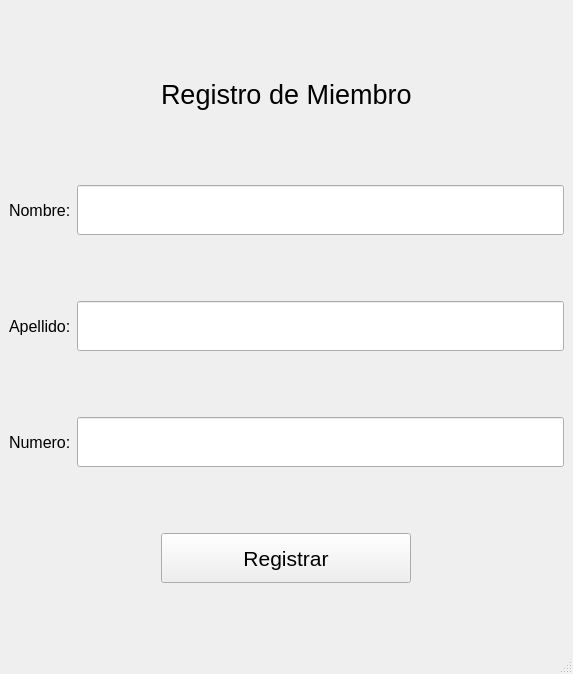
<?xml version="1.0" encoding="UTF-8"?>
<ui version="4.0">
 <class>MainWindow</class>
 <widget class="QMainWindow" name="MainWindow">
  <property name="geometry">
   <rect>
    <x>0</x>
    <y>0</y>
    <width>573</width>
    <height>674</height>
   </rect>
  </property>
  <property name="windowTitle">
   <string>MainWindow</string>
  </property>
  <property name="styleSheet">
   <string notr="true">.botonpagina{
color:#9F111B;
background-color:#292C37;
border:2px #292C37;
border-radius: 20px;
padding:5px
}

.botonpagina:hover{
color:white;
background-color:#9F111B;
}

.fondo{
background-color:#000000;
}

.lines{
background-color:#292C37;
color:white;
}

.labeles{
color:white;
}</string>
  </property>
  <property name="class" stdset="0">
   <string>fondo</string>
  </property>
  <widget class="QWidget" name="centralwidget">
   <layout class="QVBoxLayout" name="verticalLayout">
    <item alignment="Qt::AlignHCenter">
     <widget class="QLabel" name="label">
      <property name="maximumSize">
       <size>
        <width>16777215</width>
        <height>50</height>
       </size>
      </property>
      <property name="font">
       <font>
        <pointsize>20</pointsize>
       </font>
      </property>
      <property name="text">
       <string>Registro de Miembro</string>
      </property>
      <property name="class" stdset="0">
       <string>labeles</string>
      </property>
     </widget>
    </item>
    <item>
     <layout class="QHBoxLayout" name="horizontalLayout">
      <item>
       <widget class="QLabel" name="label_2">
        <property name="font">
         <font>
          <pointsize>12</pointsize>
         </font>
        </property>
        <property name="text">
         <string>Nombre:</string>
        </property>
        <property name="class" stdset="0">
         <string>labeles</string>
        </property>
       </widget>
      </item>
      <item>
       <widget class="QLineEdit" name="txtNombre">
        <property name="maximumSize">
         <size>
          <width>16777215</width>
          <height>50</height>
         </size>
        </property>
        <property name="class" stdset="0">
         <string>lines</string>
        </property>
       </widget>
      </item>
     </layout>
    </item>
    <item>
     <layout class="QHBoxLayout" name="horizontalLayout_2">
      <item>
       <widget class="QLabel" name="label_3">
        <property name="font">
         <font>
          <pointsize>12</pointsize>
         </font>
        </property>
        <property name="text">
         <string>Apellido:</string>
        </property>
        <property name="class" stdset="0">
         <string>labeles</string>
        </property>
       </widget>
      </item>
      <item>
       <widget class="QLineEdit" name="txtApellido">
        <property name="maximumSize">
         <size>
          <width>16777215</width>
          <height>50</height>
         </size>
        </property>
        <property name="class" stdset="0">
         <string>lines</string>
        </property>
       </widget>
      </item>
     </layout>
    </item>
    <item>
     <layout class="QHBoxLayout" name="horizontalLayout_3">
      <item>
       <widget class="QLabel" name="label_4">
        <property name="font">
         <font>
          <pointsize>12</pointsize>
         </font>
        </property>
        <property name="text">
         <string>Numero:</string>
        </property>
        <property name="class" stdset="0">
         <string>labeles</string>
        </property>
       </widget>
      </item>
      <item>
       <widget class="QLineEdit" name="txtNumber">
        <property name="maximumSize">
         <size>
          <width>16777215</width>
          <height>50</height>
         </size>
        </property>
        <property name="class" stdset="0">
         <string>lines</string>
        </property>
       </widget>
      </item>
     </layout>
    </item>
    <item alignment="Qt::AlignHCenter">
     <widget class="QPushButton" name="btn_addm">
      <property name="minimumSize">
       <size>
        <width>250</width>
        <height>0</height>
       </size>
      </property>
      <property name="maximumSize">
       <size>
        <width>250</width>
        <height>50</height>
       </size>
      </property>
      <property name="font">
       <font>
        <pointsize>16</pointsize>
       </font>
      </property>
      <property name="text">
       <string>Registrar</string>
      </property>
      <property name="class" stdset="0">
       <string>botonpagina</string>
      </property>
     </widget>
    </item>
   </layout>
  </widget>
  <widget class="QMenuBar" name="menubar">
   <property name="geometry">
    <rect>
     <x>0</x>
     <y>0</y>
     <width>573</width>
     <height>26</height>
    </rect>
   </property>
  </widget>
  <widget class="QStatusBar" name="statusbar"/>
 </widget>
 <resources/>
 <connections/>
</ui>
